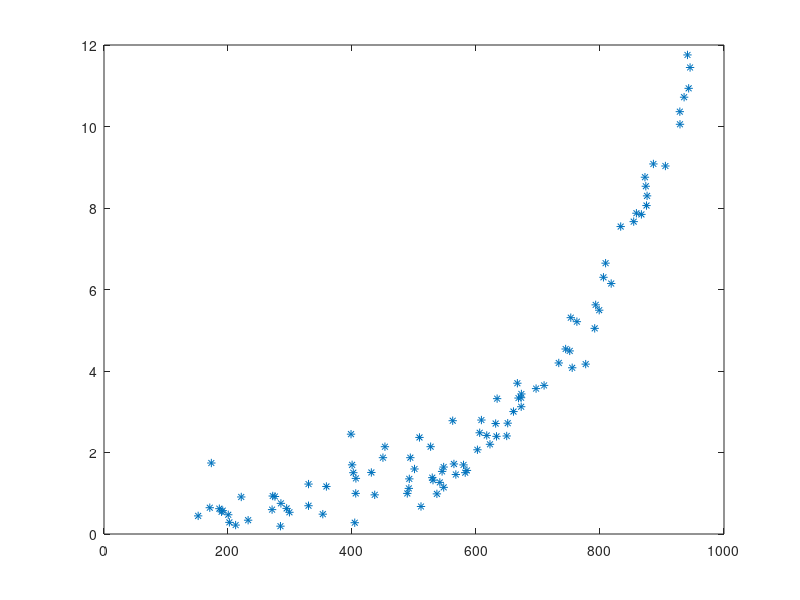

This figure's MATLAB source:
d=[1 530.641681142151 1.32199557823236 0.279142396667741 2;
2 271.10927067697 0.59848722387565 -0.513350101119811 1;
3 649.531827121973 2.40581548435118 0.877888924815823 3;
4 173.119564168155 1.74211656454099 0.555100790394289 1;
5 358.715804480016 1.16619263088102 0.153744280870692 2;
6 221.366400830448 0.909014721789415 -0.0953939893478895 1;
7 232.451470941305 0.338824275304212 -1.08227366793216 1;
8 733.488276787102 4.19724501665937 1.4344283616466 3;
9 666.736431978643 3.70023558157461 1.30839648831913 3;
10 608.717796579003 2.7966468185701 1.02842113473103 3;
11 905.488445237279 9.03062416135718 2.2006214858992 3;
12 886.137773655355 9.08130253531684 2.20621763335117 3;
13 200.418770313263 0.472333680616893 -0.750069592708827 1;
14 709.810727834702 3.64636677247376 1.29373126704833 3;
15 672.670337371528 3.34486787992452 1.20742719501972 3;
16 500.824776664376 1.59578904629242 0.467368313783021 2;
17 170.616525411606 0.6453421000974 -0.437974715044324 1;
18 751.156334578991 4.49266199087321 1.50244539709411 3;
19 564.385804347694 1.71898764993445 0.541735541927229 2;
20 942.999002709985 10.9365955304284 2.39211455390354 3;
21 329.834465496242 0.693774079181723 -0.365608905793415 2;
22 547.893068380654 1.14428451585715 0.134779564708556 2;
23 935.63335519284 10.7190379226078 2.37202140558985 3;
24 189.603423327208 0.544718062626013 -0.607486934455671 1;
25 151.866104081273 0.444590359339623 -0.810601961583625 1;
26 406.005642004311 0.996528391740468 -0.00347764827458176 2;
27 633.054636605084 2.3963317091863 0.873939113569992 3;
28 854.362622834742 7.6657484273674 2.03676214974462 3;
29 617.300148680806 2.41850911834071 0.883151283520105 3;
30 511.28141079098 0.675230463157458 -0.39270121948257 2;
31 634.065158292651 3.32176284063466 1.20049561810525 3;
32 755.146319977939 4.07940918414433 1.40595217012265 3;
33 858.731771446764 7.87214955797649 2.06333115829617 3;
34 866.783989220858 7.84289778991593 2.05960838213183 3;
35 668.562363833189 3.33609618755386 1.20480131728043 3;
36 402.108899690211 1.50447297718371 0.408442655599776 2;
37 489.17882386595 0.995909111277924 -0.00409927929843824 2;
38 329.885601811111 1.22533041476212 0.203210533963506 2;
39 696.884298697114 3.56826391702172 1.27207917975743 3;
40 186.048016883433 0.621782349890832 -0.475165167268833 1;
41 491.688171960413 1.11911121321147 0.112534810639264 2;
42 529.440457001328 1.38263323908412 0.323989825238255 2;
43 449.903722479939 1.87312639697992 0.62760890489027 2;
44 752.867530286312 5.30892758596141 1.66938985364439 3;
45 872.510627470911 8.75567369507763 2.16970191252921 3;
46 508.827661350369 2.36961328291809 0.862726770068558 2;
47 494.075290486217 1.8731199929708 0.627605485996556 2;
48 567.476292699575 1.45952510024027 0.378111108999209 2;
49 275.731902383268 0.920606250319473 -0.0827228582243981 1;
50 945.281623676419 11.4481815523872 2.43783090100219 3;
51 791.449999809265 5.04637708192615 1.61867057630634 3;
52 818.063288554549 6.1465024069584 1.81588320572339 3;
53 212.298891879618 0.219051475828355 -1.51844852734089 1;
54 562.42224611342 2.78043890845413 1.02260879597959 2;
55 541.651146113873 1.26644693827886 0.236215293236757 2;
56 928.758558817208 10.3643124660509 2.3383684114205 3;
57 776.924242451787 4.16915304578935 1.42771290865645 3;
58 285.326752439141 0.752046689377913 -0.284956870020897 1;
59 536.92491222173 0.984983655015196 -0.0151302318409308 2;
60 805.577781610191 6.29926914940939 1.84043361863778 3;
61 605.920596793294 2.48439099903123 0.910027558701452 3;
62 202.243481390178 0.285535751196542 -1.2533880346206 1;
63 651.139033399522 2.71964113156087 1.00049993467731 3;
64 406.278602778912 1.36443543150376 0.310740739785543 2;
65 294.571239873767 0.628071438675779 -0.465101363130493 1;
66 579.852499626577 1.69554032792578 0.52800146757098 2;
67 929.000801220536 10.0546581486324 2.30803602449972 3;
68 453.121164999902 2.14227946075733 0.761870430722422 2;
69 585.413992032409 1.5598560947767 0.444593570068421 2;
70 672.886046394706 3.12361566552687 1.13899119800922 3;
71 762.707649357617 5.21059514855104 1.65069408120887 3;
72 875.004979223013 8.06032296614865 2.08695362595751 3;
73 631.684881076217 2.71099073794267 0.997314154038053 3;
74 873.893254064023 8.533776762628 2.14403202583778 3;
75 673.192260786891 3.43672282384503 1.23451834982231 3;
76 798.717330023646 5.4923212292232 1.70335097658547 3;
77 299.084947258234 0.532821471008314 -0.62956886212889 1;
78 941.091305203736 11.7563768924966 2.46439580762908 3;
79 622.535330802202 2.20136905532519 0.789079464692326 3;
80 744.58744302392 4.54005051889146 1.51293813950048 3;
81 436.619045212865 0.961081160978845 -0.0396964188653053 2;
82 404.416368156672 0.277199548975626 -1.28301763873977 2;
83 352.900825068355 0.487115261621163 -0.719254507062922 2;
84 400.159694999456 1.69712308516913 0.528934514658453 2;
85 660.45945789665 3.00480082076027 1.10021128318149 3;
86 284.611333906651 0.192057883679991 -1.64995847488961 1;
87 582.610808685422 1.50515496874535 0.408895862165882 2;
88 492.431770823896 1.3530366935295 0.302351468946184 2;
89 398.427440039814 2.45011086733322 0.896133275505537 2;
90 875.907226838171 8.29778906427598 2.11598910151961 3;
91 431.215811707079 1.5100366336813 0.412133911248639 2;
92 545.317677035928 1.53609189384676 0.429241459659084 2;
93 272.165584750473 0.93253447173399 -0.0698491611404692 1;
94 602.29328405112 2.06729906343513 0.726242955011317 3;
95 809.007224440575 6.64652566563546 1.8940942618445 3;
96 191.516400314867 0.573957532869715 -0.555199869947096 1;
97 547.817688062787 1.64342862842135 0.496784686602569 2;
98 526.806006766856 2.14307447205748 0.762241467197696 2;
99 793.022235482931 5.6231176496191 1.72688625201829 3;
100 833.371655270457 7.54493437531248 2.02087639441028 3;
]

X=d(:,2);
Y=d(:,3);
W=d(:,4);
Z=d(:,5);

figure
plot(X,Y,'*')
% figure
% plot(W,X,'*')